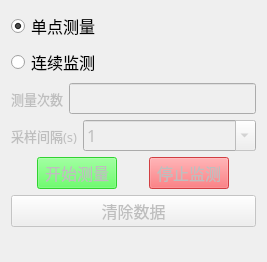
          <widget class="QWidget" name="page_2">
           <property name="geometry">
            <rect>
             <x>0</x>
             <y>0</y>
             <width>267</width>
             <height>241</height>
            </rect>
           </property>
           <attribute name="label">
            <string>测量平均浓度</string>
           </attribute>
           <layout class="QVBoxLayout" name="verticalLayout_14" stretch="0,0,0,0,1">
            <item>
             <widget class="QRadioButton" name="radioButton_single">
              <property name="font">
               <font>
                <family>微软雅黑</family>
                <pointsize>12</pointsize>
               </font>
              </property>
              <property name="text">
               <string>单点测量</string>
              </property>
              <property name="checkable">
               <bool>true</bool>
              </property>
              <property name="checked">
               <bool>true</bool>
              </property>
             </widget>
            </item>
            <item>
             <layout class="QVBoxLayout" name="verticalLayout_5">
              <item>
               <layout class="QHBoxLayout" name="horizontalLayout_40" stretch="0,1">
                <item>
                 <widget class="QRadioButton" name="radioButton_longtime">
                  <property name="sizePolicy">
                   <sizepolicy hsizetype="Fixed" vsizetype="Fixed">
                    <horstretch>0</horstretch>
                    <verstretch>0</verstretch>
                   </sizepolicy>
                  </property>
                  <property name="font">
                   <font>
                    <family>微软雅黑</family>
                    <pointsize>12</pointsize>
                   </font>
                  </property>
                  <property name="text">
                   <string>连续监测</string>
                  </property>
                 </widget>
                </item>
                <item>
                 <widget class="QLabel" name="label_8">
                  <property name="text">
                   <string/>
                  </property>
                 </widget>
                </item>
               </layout>
              </item>
              <item>
               <layout class="QHBoxLayout" name="horizontalLayout_30" stretch="0,1">
                <item>
                 <widget class="QLabel" name="label_12">
                  <property name="enabled">
                   <bool>false</bool>
                  </property>
                  <property name="sizePolicy">
                   <sizepolicy hsizetype="Fixed" vsizetype="Preferred">
                    <horstretch>0</horstretch>
                    <verstretch>0</verstretch>
                   </sizepolicy>
                  </property>
                  <property name="font">
                   <font>
                    <family>Adobe Devanagari</family>
                    <pointsize>10</pointsize>
                   </font>
                  </property>
                  <property name="text">
                   <string>测量次数</string>
                  </property>
                 </widget>
                </item>
                <item>
                 <widget class="QLineEdit" name="cishu">
                  <property name="enabled">
                   <bool>false</bool>
                  </property>
                  <property name="sizePolicy">
                   <sizepolicy hsizetype="Expanding" vsizetype="Fixed">
                    <horstretch>0</horstretch>
                    <verstretch>0</verstretch>
                   </sizepolicy>
                  </property>
                  <property name="maximumSize">
                   <size>
                    <width>16777215</width>
                    <height>16777215</height>
                   </size>
                  </property>
                  <property name="font">
                   <font>
                    <family>Adobe Devanagari</family>
                    <pointsize>12</pointsize>
                   </font>
                  </property>
                  <property name="placeholderText">
                   <string/>
                  </property>
                 </widget>
                </item>
               </layout>
              </item>
              <item>
               <layout class="QHBoxLayout" name="horizontalLayout_4" stretch="0,1">
                <item>
                 <widget class="QLabel" name="label_19">
                  <property name="enabled">
                   <bool>false</bool>
                  </property>
                  <property name="font">
                   <font>
                    <family>Adobe Devanagari</family>
                    <pointsize>10</pointsize>
                   </font>
                  </property>
                  <property name="text">
                   <string>采样间隔(s)</string>
                  </property>
                 </widget>
                </item>
                <item>
                 <widget class="QComboBox" name="comboBox_caiyangjiange">
                  <property name="enabled">
                   <bool>false</bool>
                  </property>
                  <property name="font">
                   <font>
                    <family>Adobe Devanagari</family>
                    <pointsize>12</pointsize>
                   </font>
                  </property>
                  <property name="editable">
                   <bool>true</bool>
                  </property>
                  <item>
                   <property name="text">
                    <string>1</string>
                   </property>
                  </item>
                  <item>
                   <property name="text">
                    <string>0.1</string>
                   </property>
                  </item>
                  <item>
                   <property name="text">
                    <string>0.01</string>
                   </property>
                  </item>
                  <item>
                   <property name="text">
                    <string>0.001</string>
                   </property>
                  </item>
                  <item>
                   <property name="text">
                    <string>0.0001</string>
                   </property>
                  </item>
                  <item>
                   <property name="text">
                    <string>0.00001</string>
                   </property>
                  </item>
                  <item>
                   <property name="text">
                    <string>0.000001</string>
                   </property>
                  </item>
                  <item>
                   <property name="text">
                    <string>0.2</string>
                   </property>
                  </item>
                  <item>
                   <property name="text">
                    <string>0.3</string>
                   </property>
                  </item>
                  <item>
                   <property name="text">
                    <string>0.4</string>
                   </property>
                  </item>
                  <item>
                   <property name="text">
                    <string>0.5</string>
                   </property>
                  </item>
                  <item>
                   <property name="text">
                    <string>2</string>
                   </property>
                  </item>
                  <item>
                   <property name="text">
                    <string>3</string>
                   </property>
                  </item>
                  <item>
                   <property name="text">
                    <string>4</string>
                   </property>
                  </item>
                  <item>
                   <property name="text">
                    <string>5</string>
                   </property>
                  </item>
                  <item>
                   <property name="text">
                    <string>no set</string>
                   </property>
                  </item>
                  <item>
                   <property name="text">
                    <string/>
                   </property>
                  </item>
                 </widget>
                </item>
               </layout>
              </item>
             </layout>
            </item>
            <item>
             <layout class="QHBoxLayout" name="horizontalLayout_13">
              <item>
               <widget class="QPushButton" name="button_start">
                <property name="enabled">
                 <bool>false</bool>
                </property>
                <property name="sizePolicy">
                 <sizepolicy hsizetype="Fixed" vsizetype="Fixed">
                  <horstretch>0</horstretch>
                  <verstretch>0</verstretch>
                 </sizepolicy>
                </property>
                <property name="font">
                 <font>
                  <family>微软雅黑</family>
                  <pointsize>12</pointsize>
                 </font>
                </property>
                <property name="styleSheet">
                 <string notr="true">QPushButton {
    background-color: rgb(60, 255, 60); 
}
</string>
                </property>
                <property name="text">
                 <string>开始测量</string>
                </property>
                <property name="flat">
                 <bool>false</bool>
                </property>
               </widget>
              </item>
              <item>
               <widget class="QPushButton" name="button_stoplong">
                <property name="enabled">
                 <bool>false</bool>
                </property>
                <property name="sizePolicy">
                 <sizepolicy hsizetype="Fixed" vsizetype="Fixed">
                  <horstretch>0</horstretch>
                  <verstretch>0</verstretch>
                 </sizepolicy>
                </property>
                <property name="font">
                 <font>
                  <family>微软雅黑</family>
                  <pointsize>12</pointsize>
                 </font>
                </property>
                <property name="styleSheet">
                 <string notr="true">QPushButton {
    background-color: rgb(255, 75, 80); 
}</string>
                </property>
                <property name="text">
                 <string>停止监测</string>
                </property>
               </widget>
              </item>
             </layout>
            </item>
            <item>
             <widget class="QPushButton" name="pushButton_cleardata">
              <property name="enabled">
               <bool>false</bool>
              </property>
              <property name="sizePolicy">
               <sizepolicy hsizetype="Preferred" vsizetype="Fixed">
                <horstretch>0</horstretch>
                <verstretch>0</verstretch>
               </sizepolicy>
              </property>
              <property name="font">
               <font>
                <family>微软雅黑</family>
                <pointsize>12</pointsize>
               </font>
              </property>
              <property name="toolTip">
               <string/>
              </property>
              <property name="text">
               <string>清除数据</string>
              </property>
             </widget>
            </item>
            <item>
             <widget class="QLabel" name="label_43">
              <property name="font">
               <font>
                <family>Adobe Devanagari</family>
                <pointsize>10</pointsize>
               </font>
              </property>
              <property name="text">
               <string/>
              </property>
             </widget>
            </item>
           </layout>
          </widget>
